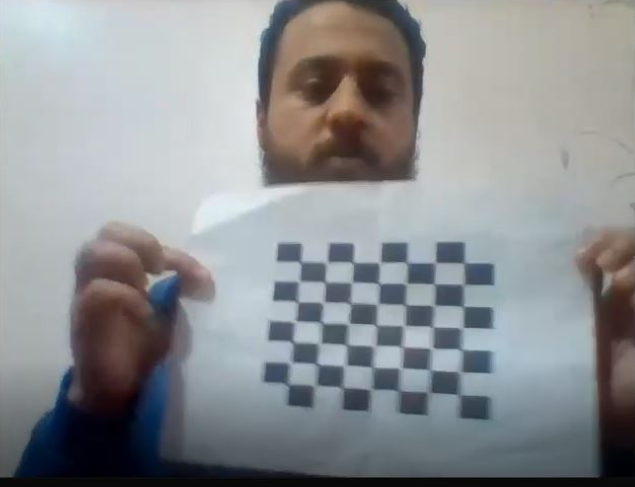
#> input picture output/images/camera.png, 635 x 487 px; its folder holds only this picture in this run
$ jupyter execute 64.undistortion_using_camera_calibration.ipynb
#> lines starting #> are read from the running program, lines starting #| are printed output that depends on the picture; long printed decimals are rounded
[cell 1]
import numpy as np
import cv2 as cv
import glob
import os
import matplotlib.pyplot as plt
from sympy import im

def calibrate(showPics=True):
    # Read Image
    root = os.getcwd()
    calibrationDir = os.path.join(root,'output','images')
    imgPathList = glob.glob(os.path.join(calibrationDir,'*.png'))

    # Initialize
    nRows = 7
    nCols = 7
    termCriteria = (cv.TERM_CRITERIA_EPS + cv.TERM_CRITERIA_MAX_ITER,30,0.001)
    worldPtsCur = np.zeros((nRows*nCols,3), np.float32)
    worldPtsCur[:,:2] = np.mgrid[0:nRows,0:nCols].T.reshape(-1,2)
    worldPtsCur *= 20
    #print(worldPtsCur)
    worldPtsList = []
    imgPtsList = []
    imgGray = None
    # Find Corners
    for curImgPath in imgPathList:
        imgBGR = cv.imread(curImgPath)
        imgGray = cv.cvtColor(imgBGR, cv.COLOR_BGR2GRAY)
        cornersFound, cornersOrg = cv.findChessboardCorners(imgGray,(nRows,nCols), None)

        if cornersFound == True:
            worldPtsList.append(worldPtsCur)
            cornersRefined = cv.cornerSubPix(imgGray,cornersOrg,(11,11),(-1,-1),termCriteria)
            imgPtsList.append(cornersRefined)

            if showPics:
                cv.drawChessboardCorners(imgBGR,(nRows,nCols),cornersRefined,cornersFound)
                cv.imshow('Chessboard', imgBGR)
                cv.waitKey(500)
                cv.destroyAllWindows()


    # Calibrate
    repError,camMatrix,distCoeff,rvecs,tvecs = cv.calibrateCamera(worldPtsList, imgPtsList, imgGray.shape[::-1],None,None)
    print('Camera Matrix:\n',camMatrix)
    print("Reproj Error (pixels): {:.4f}".format(repError))

    # Save Calibration Parameters (later video)
    #curFolder = os.path.dirname(os.path.abspath(__file__))
    curFolder = os.path.dirname(os.path.abspath(__file__)) if '__file__' in globals() else os.getcwd()
    paramPath = os.path.join(curFolder,'output','calib_data','calibratioon.npz')
    np.savez(paramPath,
        repError=repError,
        camMatrix=camMatrix,
        distCoeff=distCoeff,
        rvecs=rvecs,
        tvecs=tvecs)

    return camMatrix,distCoeff

def removeDistortion(camMatrix,distCoeff):
    root = os.getcwd()
    imgPath = os.path.join(root,'data','undistortion.jpg')
    img = cv.imread(imgPath)

    height,width = img.shape[:2]
    camMatrixNew,roi = cv.getOptimalNewCameraMatrix(camMatrix,distCoeff,(width,height),1,(width,height)) # function helps optimize the camera matrix
    print(camMatrixNew)
    imgUndist = cv.undistort(img,camMatrix,distCoeff,None,camMatrixNew)
    x, y, w, h = roi
    imgUndistCropped = imgUndist[y:y+h, x:x+w]


    # Draw Line to See Distortion Change
    cv.line(img,(1769,103),(1780,922),(255,255,255),2)
    cv.line(imgUndist,(1769,103),(1780,922),(255,255,255),2)

    plt.figure()
    plt.subplot(121)
    plt.imshow(img)
    plt.title('Distorted Image')
    # plt.subplot(122)
    # plt.imshow(imgUndist)
    # plt.title('Undistorted Image')
    plt.subplot(122)
    plt.imshow(imgUndistCropped)
    plt.title('Undistorted Image')
    plt.show()

def runCalibration():
    calibrate(showPics=True)

def runRemoveDistortion():
    camMatrix,distCoeff = calibrate(showPics=False)
#> in calibrate, imgBGR is the input picture: shape (487, 635, 3); mean B, G, R 146.5, 144.1, 141.3
#> in calibrate, `imgGray = cv.cvtColor(imgBGR, cv.COLOR_BGR2GRAY)`:
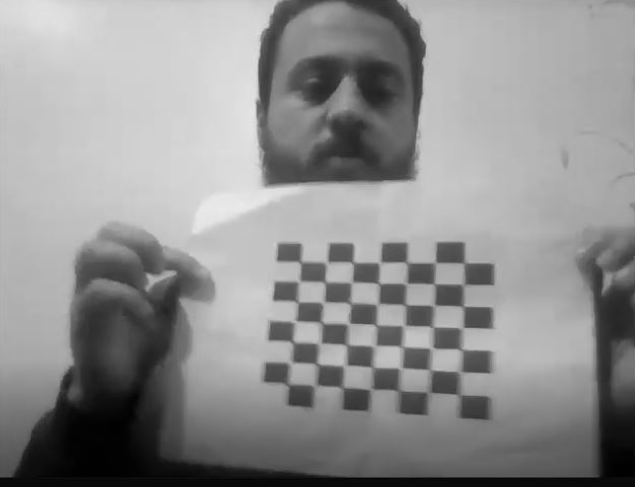
#> imgGray: shape (487, 635); min 0, max 235, mean 143.5
#> in calibrate, `cornersFound, cornersOrg = cv.findChessboardCorners(imgGray,(nRows,nCo..`: cornersFound = True; cornersOrg = 49 rows, first 8: [302, 260.4], [324.1, 262], [353.2, 261.6], [379.5, 262.5], [408, 262.5], [435.5, 263], [464.5, 263.5], [298, 281]
#> in calibrate, `cornersRefined = cv.cornerSubPix(imgGray,cornersOrg,(11,11),(-1,-1),te..`: cornersRefined = 49 rows, first 8: [300.6, 261.8], [326.6, 262.5], [353.2, 262.5], [379.9, 262.5], [407.1, 262.5], [435.2, 262.7], [464.3, 262.9], [299, 281.3]
#> in calibrate, `repError,camMatrix,distCoeff,rvecs,tvecs = cv.calibrateCamera(worldPts..`: repError = 0.398; camMatrix = [[540.5, 0, 324.2], [0, 397.6, 210.4], [0, 0, 1]]; distCoeff = [[0.276, -0.86, -0.0506, -0.0418, 1.46]]; rvecs = ([-0.184, 0.291, 0.0165],); tvecs = ([-17.08, 52.29, 399.4],)
#| Camera Matrix:
#|  [[540.460   0.         324.227]
#|  [  0.         397.573 210.389]
#|  [  0.           0.           1.        ]]
#| Reproj Error (pixels): 0.3979
#> camMatrix = [[540.5, 0, 324.2], [0, 397.6, 210.4], [0, 0, 1]]; distCoeff = [[0.276, -0.86, -0.0506, -0.0418, 1.46]]
    removeDistortion(camMatrix,distCoeff)
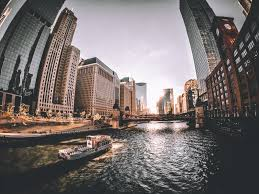
#> input picture data/undistortion.jpg, 259 x 194 px
#> in removeDistortion, img is the input picture: shape (194, 259, 3); mean B, G, R 108.7, 110, 117.8
#> in removeDistortion, `camMatrixNew,roi = cv.getOptimalNewCameraMatrix(camMatrix,distCoeff,(w..`: camMatrixNew = [[592.5, 0, 319.1], [0, 432, 204.5], [0, 0, 1]]; roi = (26, 19, 222, 168)
#| [[592.468   0.         319.107]
#|  [  0.         431.981 204.481]
#|  [  0.           0.           1.        ]]
#> in removeDistortion, `imgUndist = cv.undistort(img,camMatrix,distCoeff,None,camMatrixNew)`:
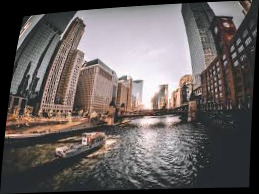
#> imgUndist: shape (194, 259, 3); mean B, G, R 95.1, 96.3, 103.1
#> in removeDistortion, `x, y, w, h = roi`: x = 26; y = 19; w = 222; h = 168
#> in removeDistortion, `imgUndistCropped = imgUndist[y:y+h, x:x+w]`:
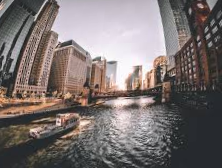
#> imgUndistCropped: shape (168, 222, 3); mean B, G, R 111.4, 112.8, 121.6

if __name__ == '__main__':
    #runCalibration()
    runRemoveDistortion()
